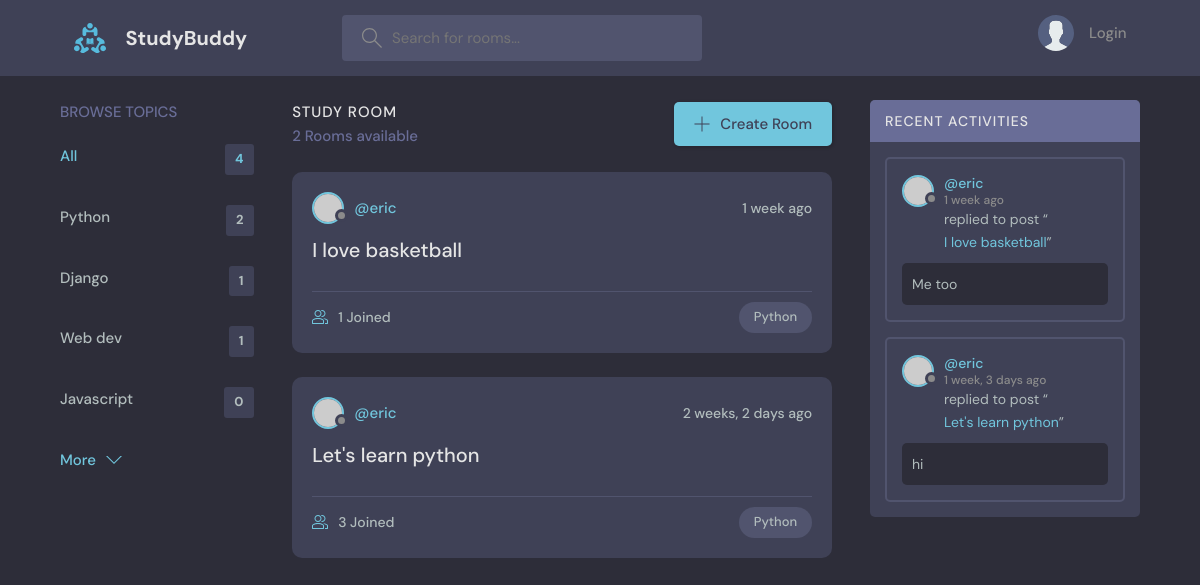
Page /?q=Python on the earlier database version.
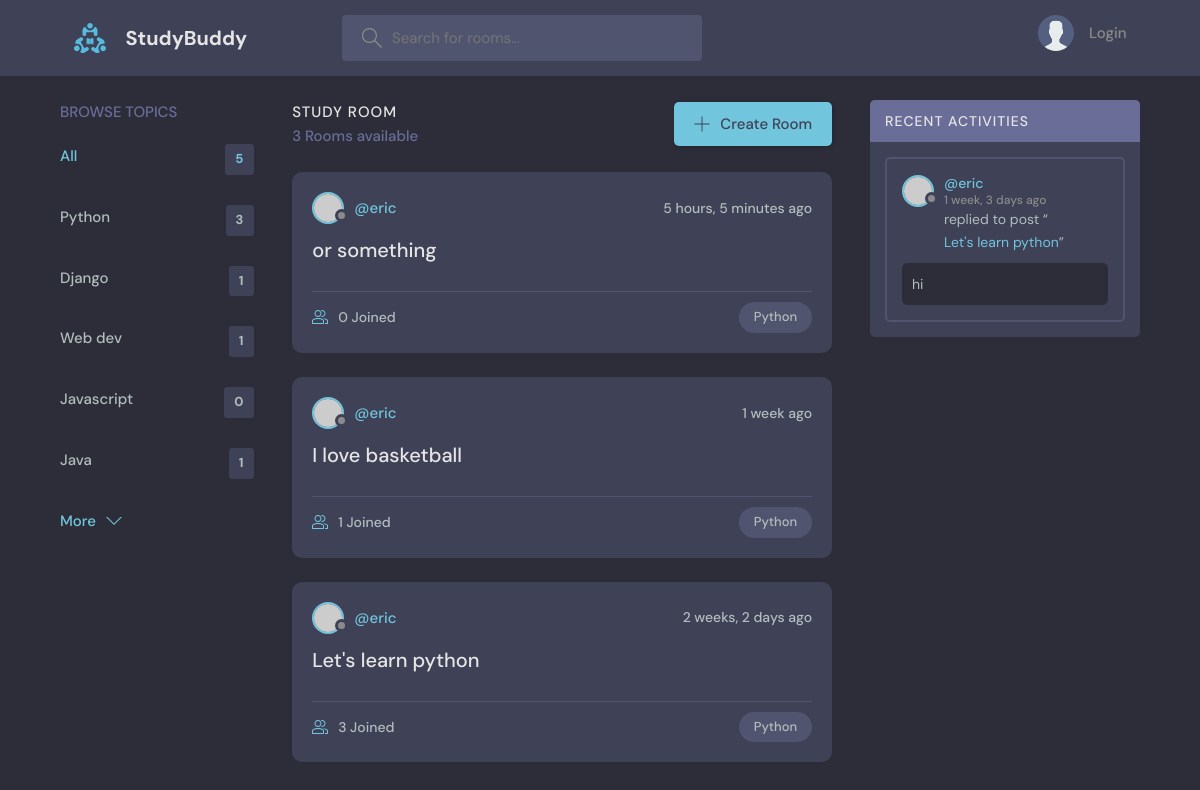
Same page on the later database version.
### base/models.py (models this page shows, shortened)
class Topic(models.Model):
    name = models.CharField(max_length=200)

class Room(models.Model):
    host = models.ForeignKey(User, on_delete=models.SET_NULL, null=True)
    topic = models.ForeignKey(Topic, on_delete=models.SET_NULL, null=True)
    name = models.CharField(max_length=200)
    description = models.TextField(null=True, blank=True)
    participants = models.ManyToManyField(User, related_name='participants', blank=True)
    updated = models.DateTimeField(auto_now=True)
    created = models.DateTimeField(auto_now_add=True)
    class Meta: #order by descending date, newest first
        ordering = ['-updated', '-created']
    def __str__(self):
        return self.name

class Message(models.Model):
    user = models.ForeignKey(User, on_delete=models.CASCADE)
    room = models.ForeignKey(Room, on_delete=models.CASCADE)
    body = models.TextField()
    updated = models.DateTimeField(auto_now=True)
    created = models.DateTimeField(auto_now_add=True)
    class Meta: #order by descending date, newest first
        ordering = ['-updated', '-created']

### base/views.py (the view)
# urls.py: path('', views.home, name='home'),
def home(request):
    q = request.GET.get('q') if request.GET.get('q') != None else ''
    rooms = Room.objects.filter(
        Q(topic__name__icontains=q) |
        Q(name__icontains=q) |
        Q(description__icontains=q)
        )
    topics = Topic.objects.all()[0:5]
    room_count = rooms.count()
    room_messages = Message.objects.filter(Q(room__topic__name__icontains=q))
    context = {'rooms': rooms, 'topics': topics,
               'room_count': room_count, 'room_messages':room_messages}
    return render(request, 'base/home.html', context)

### base/templates/base/home.html (shortened to what this page needs)
{% extends 'main.html' %}
{% block content %}
<main class="layout layout--3">
  <div class="container">
    {% include 'base/topics_component.html' %}
    <div class="roomList">
      <div class="roomList__header">
        <div>
          <h2>Study Room</h2>
          <p>{{room_count}} Rooms available</p>
        </div>
        <a class="btn btn--main" href="{% url 'create-room' %}">
          <svg version="1.1" xmlns="http://www.w3.org/2000/svg" width="32" height="32" viewBox="0 0 32 32">
            <title>add</title>
            <path
              d="M16.943 0.943h-1.885v14.115h-14.115v1.885h14.115v14.115h1.885v-14.115h14.115v-1.885h-14.115v-14.115z"
            ></path>
          </svg>
          Create Room
        </a>
      </div>
      {% include 'base/feed_component.html' %}
    </div>
     {% include 'base/activity_component.html' %}
  </div>
</main>
{% endblock %}

### base/templates/base/topics_component.html
<div class="topics">
    <div class="topics__header">
      <h2>Browse Topics</h2>
    </div>
    <ul class="topics__list">
      <li>
        <a href="{% url 'home' %}" class="active">All <span>{{topics.count}}</span></a>
      </li>
      {% for topic in topics %}
      <li>
        <a href="{% url 'home' %}?q={{topic.name}}">{{topic.name}} <span>{{topic.room_set.all.count}}</span></a>
      </li>
      {% endfor %}
    </ul>
    <a class="btn btn--link" href="{% url 'topics' %}">
      More
      <svg version="1.1" xmlns="http://www.w3.org/2000/svg" width="32" height="32" viewBox="0 0 32 32">
        <title>chevron-down</title>
        <path d="M16 21l-13-13h-3l16 16 16-16h-3l-13 13z"></path>
      </svg>
    </a>
  </div>

### base/templates/base/feed_component.html (shortened to what this page needs)
{% for room in rooms %}
<div class="roomListRoom">
    <div class="roomListRoom__header">
      <a href="{% url 'user-profile' room.host.id %}" class="roomListRoom__author">
        <div class="avatar avatar--small">
          <img src="https://randomuser.me/api/portraits/women/11.jpg" />
        </div>
        <span>@{{room.host.username}}</span>
      </a>
      <div class="roomListRoom__actions">
        <span>{{room.created|timesince}} ago</span>
      </div>
    </div>
    <div class="roomListRoom__content">
      <a href="{% url 'room' room.id %}">{{room.name}}</a>
    </div>
    <div class="roomListRoom__meta">
      <a href="{% url 'room' room.id %}l" class="roomListRoom__joined">
        {{room.participants.all.count}} Joined
      </a>
      <p class="roomListRoom__topic">{{room.topic.name}}</p>
    </div>
  </div>
  {% endfor %}

### base/templates/base/activity_component.html (shortened to what this page needs)
<div class="activities">
    <div class="activities__header">
      <h2>Recent Activities</h2>
    </div>
    {% for message in room_messages %}
    <div class="activities__box">
      <div class="activities__boxHeader roomListRoom__header">
        <a href="{% url 'user-profile' message.user.id %}" class="roomListRoom__author">
          <div class="avatar avatar--small">
            <img src="https://randomuser.me/api/portraits/women/11.jpg" />
          </div>
          <p>
            @{{message.user}}
            <span>{{message.created|timesince}} ago</span>
          </p>
        </a>
      </div>
      <div class="activities__boxContent">
        <p>replied to post “<a href="{% url 'room' message.room.id %}">{{message.room}}</a>”</p>
        <div class="activities__boxRoomContent">
          {{message.body}}
        </div>
      </div>
    </div>
    {% endfor %}
  </div>

Differences in the rows shown:
removed Message: user "eric", created "1 week", room "I love basketball", body "Me too"
computed for Topic "Python": room_set.all.count "2" → "3"
added Topic: name "Java", room_set.all.count "1"
added Room: host.username "eric", created "5 hours, 5 minutes", name "or something", participants.all.count "0", topic.name "Python"
Other differences:
{{ topics.count }}: "4" → "5"
{{ room_count }}: "2" → "3"
